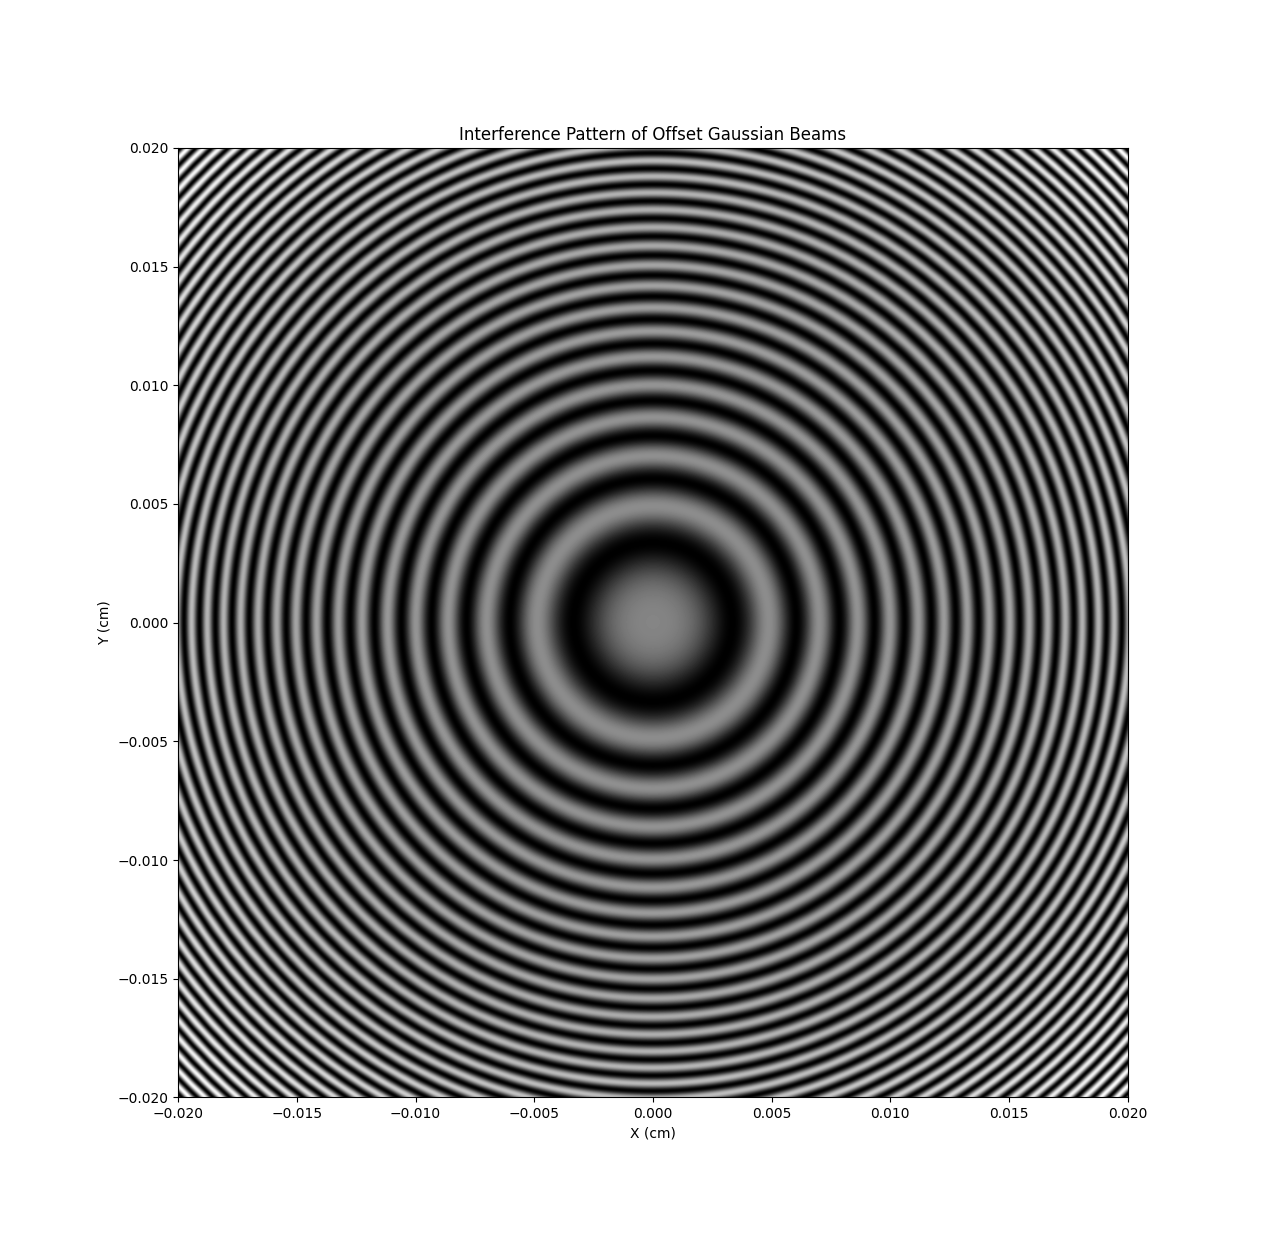

Python code for this plot:

import matplotlib.pyplot as plt

import numpy as np

lam = 633e-9
w0 = 4e-6
d = 0.05
D = 1
scr = 0.02
N = 1000
z0 = w0**2*np.pi/lam
k = 2*np.pi/lam

x = np.linspace(-scr, scr, N, dtype=np.cdouble)
y = np.linspace(-scr, scr, N, dtype=np.cdouble)

X, Y = np.meshgrid(x, y)

I = np.zeros((N, N))

def w(z):
    return w0*np.sqrt(1+(z/z0)**2)
def R(z):
    return z*(1+(z0/z)**2)

rho = (X**2+Y**2)**0.5
E = np.zeros_like(X)
for z in (D-d/2, D+d/2):
    E += w0/w(z)*np.exp(rho**2/w(z)**2)*np.exp(1j*k*rho**2/2/R(z))*np.exp(1j*k*z-1j*np.arctan(z/z0))
I = np.abs(E)**2

plt.imshow(I, extent=(-scr, scr, -scr, scr), origin='lower', cmap='gray')
plt.xlabel('X (cm)')
plt.ylabel('Y (cm)')
plt.title('Interference Pattern of Offset Gaussian Beams')
plt.show()
